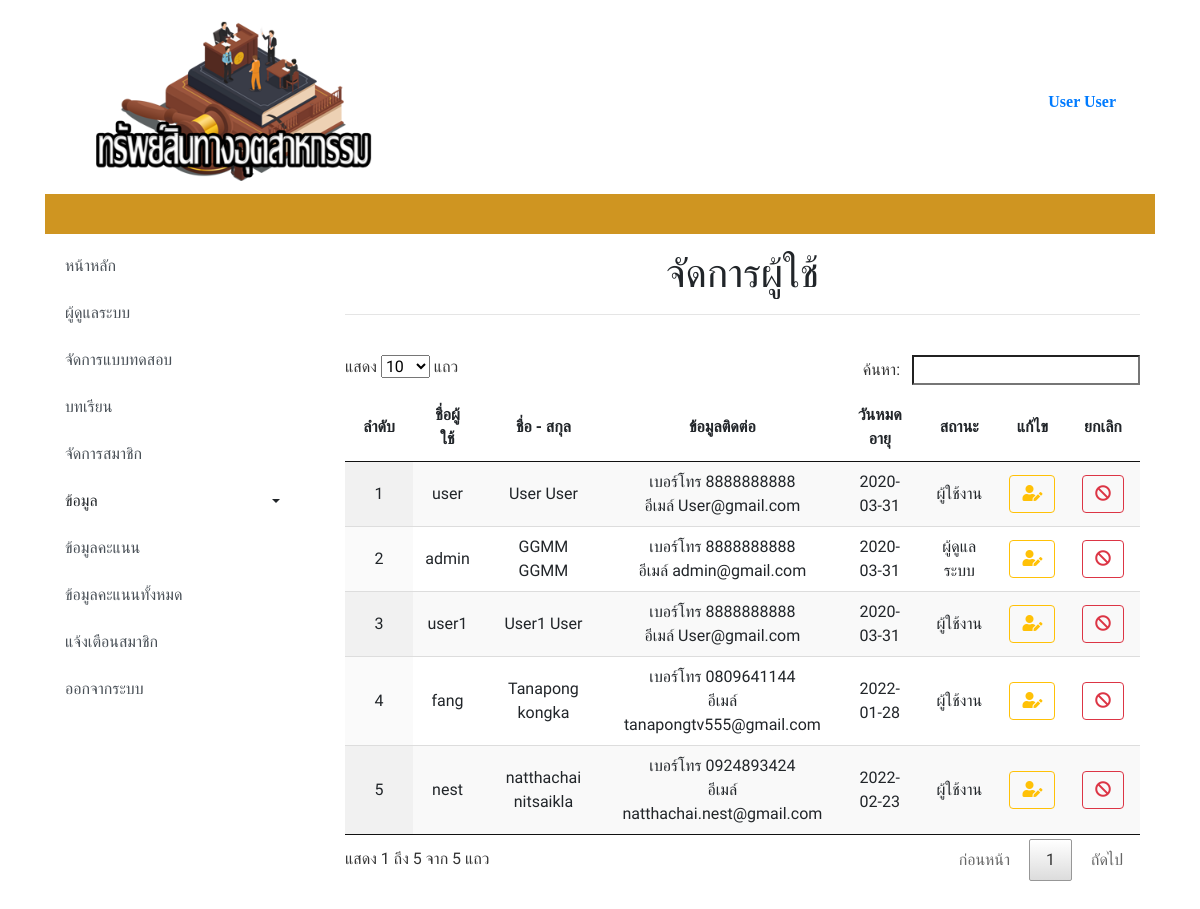
Screenshot of /admin/index.php?su (signed in) with the database file from the repository.
### tables this page shows
CREATE TABLE `user` (
  `ID` int(5) NOT NULL,
  `Username` varchar(50) NOT NULL,
  `Password` varchar(200) NOT NULL,
  `Firstname` varchar(100) NOT NULL,
  `Lastname` varchar(100) NOT NULL,
  `email` varchar(100) NOT NULL,
  `phone` text NOT NULL,
  `Userlevel` varchar(1) NOT NULL,
  `user_date` date NOT NULL,
  `session_id` varchar(50) NOT NULL,
  `Status` varchar(1) NOT NULL
);

### admin/show_user.php (the view, shortened to what this page needs)
<?php
$query_user = "SELECT * FROM user";
$user = mysqli_query($con,$query_user) or die(mysqli_error());
$row_user = mysqli_fetch_assoc($user);
$totalRows_user = mysqli_num_rows($user);
?>
<div class="col-md-9">
	<div class="py-2">
		<div class="container">
			<div class="row">
				<div class="col-md-12">
					<h1 class="text-center" >จัดการผู้ใช้</h1>
					<hr>
				</div>
			</div>
		</div>
	</div>
	<div class="py-3">
		<div class="container">
			<div class="row">
				<div class="col-md-12">
					<div class="table-responsive text-center">
						<table class="display" id="example">
							<?php if ($totalRows_user > 0) {?>
								<thead>
									<tr class="text-center">
										<th scope="col" width="5">ลำดับ</th>
										<th scope="col">ชื่อผู้ใช้</th>
										<th scope="col">ชื่อ  - สกุล</th>
										<th scope="col">ข้อมูลติดต่อ</th>
										<th scope="col">วันหมดอายุ</th>
										<th scope="col">สถานะ</th>
										<th scope="col" width="5">แก้ไข</th>
										<th scope="col" width="5">ยกเลิก</th>
									</tr>
								</thead>
								<tbody>
									<?php
									$i = 1 ;
									do { ?>
										<tr class="text-center">
											<td><?php echo $i ?></td>
											<td><?php echo $row_user['Username']; ?></td>
											<td><?php echo $row_user['Firstname'] . "  " . $row_user['Lastname']; ?></td>
											<td><?php echo " เบอร์โทร " . $row_user['phone'] . " <br /> อีเมล์ " . $row_user['email']; ?></td>
											<td><?php echo $row_user['user_date']; ?></td>
											<td>
												<?php
												if ($row_user['Userlevel'] == 'A' ){
													echo "ผู้ดูแลระบบ";
												}elseif ($row_user['Userlevel'] == 'M') {
													echo "ผู้ใช้งาน";
												}elseif ($row_user['Userlevel'] == 'E') {
													echo "<font color='red' >หมดอายุ</font>";
												}
												?>
											</td>
											<td>
												<a href="index.php?sp&user_id=<?php echo $row_user['ID'];?>" class="btn btn-outline-warning my-2 my-sm-0" ><i class="fas fa-user-edit"></i></a>
											</td>
											<?php if ($row_user['Userlevel'] <> 'E' ): ?>
												<td>
													<a href="del_user.php?User_id=<?php echo $row_user['ID'];?>&Userlevel=E" class="btn btn-outline-danger my-2 my-sm-0" onClick="return confirm('ยืนยันการยกเลิกผู้ใช้');"><i class="fas fa-ban"></i></a>
												</td>
												<?php else: ?>
													<td>
														<a href="del_user.php?User_id=<?php echo $row_user['ID'];?>&Userlevel=M" class="btn btn-outline-secondary my-2 my-sm-0" onClick="return confirm('ยืนยันการใช้งานผู้ใช้');"><i class="fas fa-redo-alt"></i></a>
													</td>
												<?php endif ?>
											</tr>
											<?php
											$i += 1;
										} while ($row_user = mysqli_fetch_assoc($user)); ?>
									</tbody>
								</table>
							<?php }else {
								echo "<h3> ยังไม่มีคะแนน </h3>";
							}
							mysqli_free_result($user);?>
						</div>
					</div>
				</div>
			</div>
		</div>
		<div class="py-5">
		</div>
	</div>

### rows the page displays
user: Username "user", Firstname "User", Lastname "User", phone "8888888888", email "User@gmail.com", user_date "2020-03-31", Userlevel "ผู้ใช้งาน"
user: Username "admin", Firstname "GGMM", Lastname "GGMM", phone "8888888888", email "admin@gmail.com", user_date "2020-03-31", Userlevel "ผู้ดูแลระบบ"
user: Username "user1", Firstname "User1", Lastname "User", phone "8888888888", email "User@gmail.com", user_date "2020-03-31", Userlevel "ผู้ใช้งาน"
user: Username "fang", Firstname "Tanapong", Lastname "kongka", phone "0809641144", email "tanapongtv555@gmail.com", user_date "2022-01-28", Userlevel "ผู้ใช้งาน"
user: Username "nest", Firstname "natthachai", Lastname "nitsaikla", phone "0924893424", email "natthachai.nest@gmail.com", user_date "2022-02-23", Userlevel "ผู้ใช้งาน"

### other values shown
$_SESSION["User"] "User User"
